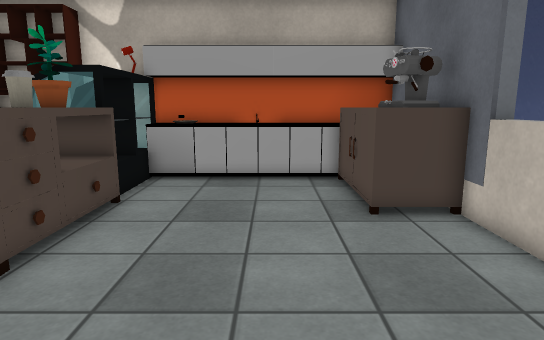
View 1 (above)

14 first-person views from a walk through a 3-D level made in the Unity game engine. The camera is 1.4 m above the floor, tilts 10° down and sees 75° across. The floor is counted in squares, 0.5 m on a side. Each view is taken from the middle of a square. On the plan, view 1 faces up. The plan holds only what a view shows up to about 20 squares ahead; the rest is blank. Door leaves are left out, so doorways stand open. Some surface patterns are stand-ins.

View 2
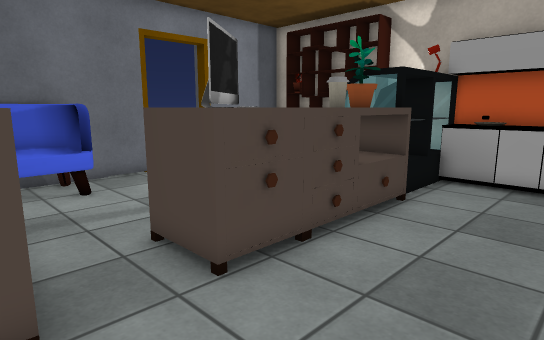

View 3
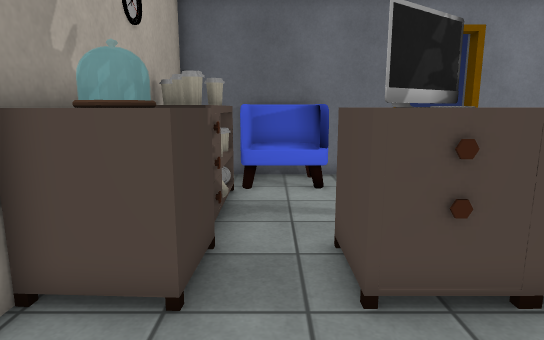

View 4
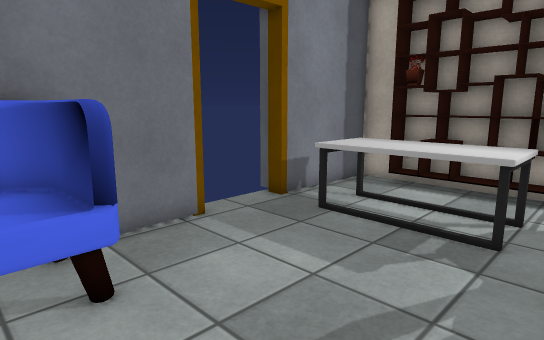

View 5
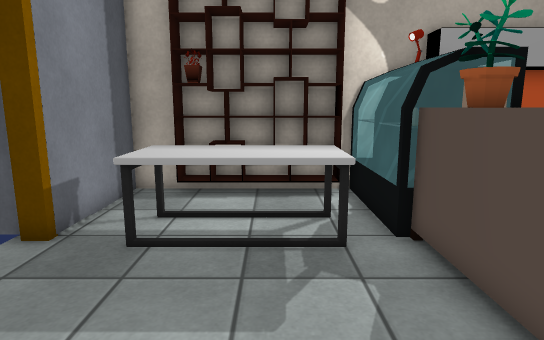

View 6
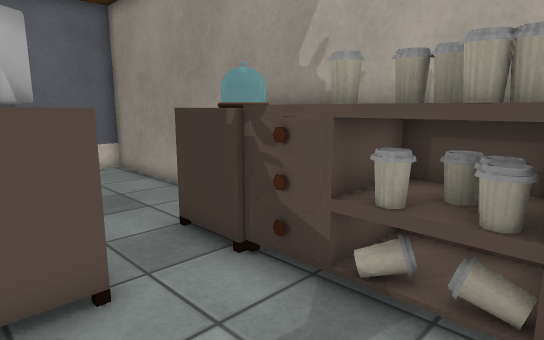

View 7
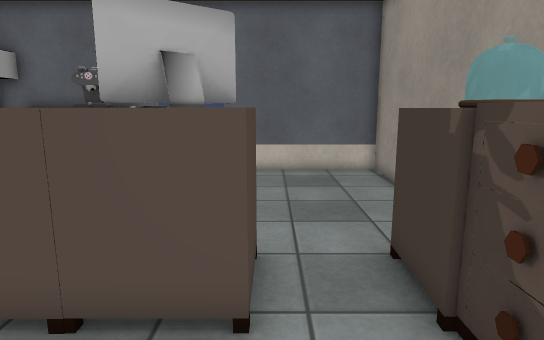

View 8
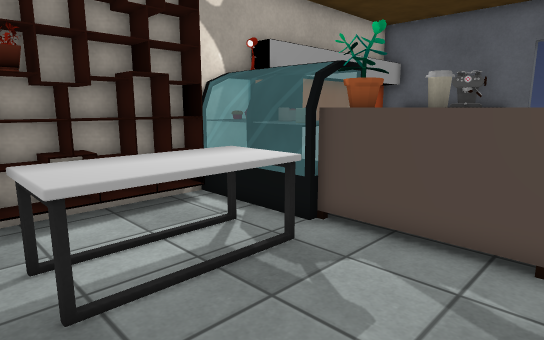

View 9
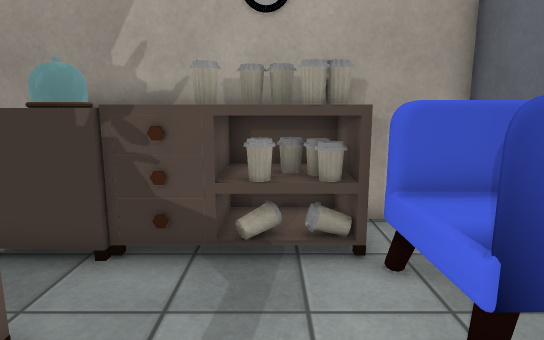

View 10
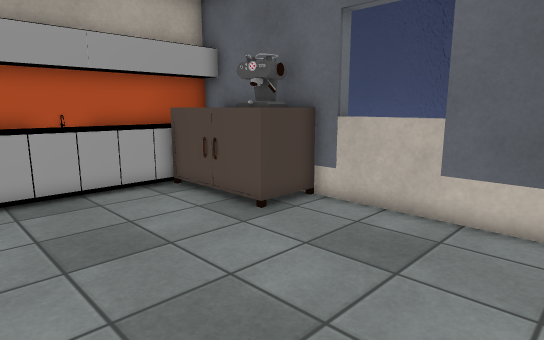

View 11
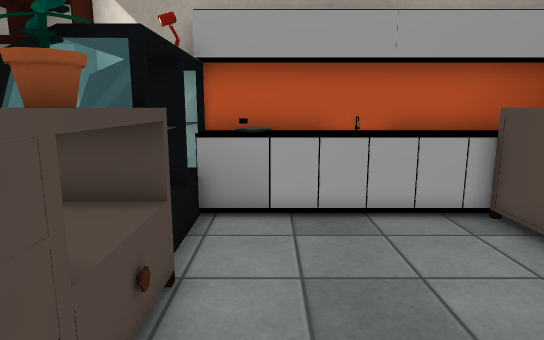

View 12
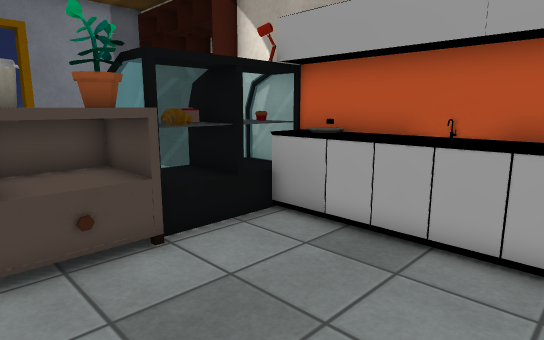

View 13
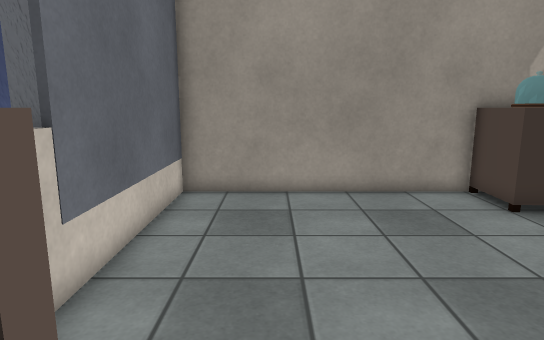

View 14
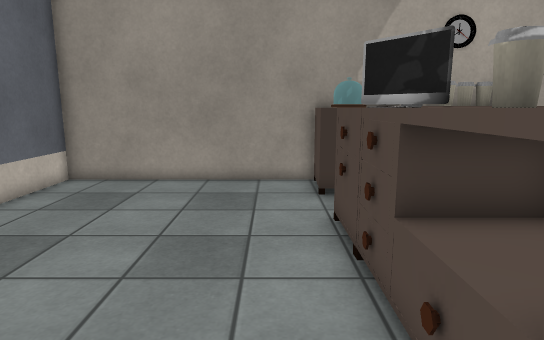

### Floor plan
Points are (right, up) in squares from view 1. A wall is a line through its corners. A room is listed if a view was taken in it or the views show most of it. See-through windows are left out.
Room 1 (views 1, 2, 3, 4, 5, 6, 7, 8, 9, 10, 11, 12, 13, 14)
walls: (-7.1, 15.1) (-8.6, 15.1); (-14.7, 7.3) (-14.7, -1.7) (5, -1.7) (5, 15.1) (-4.9, 15.1); (2.7, 13.9) (-2.6, 13.9); (-12.4, 15.1) (-14.7, 15.1) (-14.7, 10.2)
low walls: (-4.4, 13.9) (-5, 13.9)
ways out: open door at (-15, 9)
objects: chair (-14, 1) to (-12, 4); table (-13, 10) to (-8, 12); shelf (-13, 14) to (-8, 15); cupboard (-12, -1) to (-11, 1); cup (-11, -1); cup (-11, 0); cupboard (-10, -1) to (-9, -1); cup (-10, 0); cup (-10, 1); cup (-9, 0); cupboard (-9, 1) to (-8, 1); cupboard (-7, -1) to (-5, 1); cupboard (-7, 3) to (-5, 6); cupboard (-7, 7) to (-5, 9); fridge (-7, 10) to (-5, 14); computer (-6, 4) to (-5, 5); cup (-6, 8) to (-5, 8); cupboard (-5, 6); other object (-4, 14) to (-3, 14); cupboard (3, 9) to (4, 13)

Positions as (right, up) in squares from view 1, and headings:
1: (0, 0), facing up
2: (0, 0), facing up-left
3: (0, 2), facing left
4: (-7, 2), facing up-left
5: (-10, 3), facing up
6: (-12, 5), facing down-right
7: (-11, 3), facing right
8: (-14, 5), facing up-right
9: (-10, 7), facing down
10: (-4, 2), facing up-right
11: (-3, 5), facing up
12: (2, 7), facing up-left
13: (2, 10), facing down
14: (-3, 12), facing down
